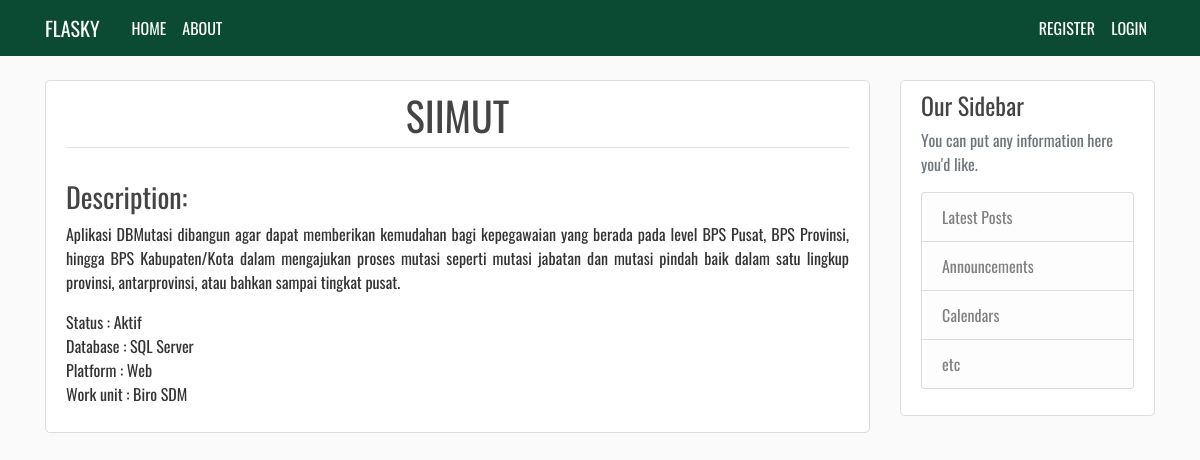
Screenshot of /apk/5 with the database file from the repository.
### mysite/models.py (models this page shows, shortened)
class Application(db.Model):
    id = db.Column(db.Integer, primary_key=True)
    name = db.Column(db.String(30), unique=True)
    description = db.Column(db.Text, nullable=False)
    status = db.Column(db.String(20), nullable=False)
    platform = db.Column(db.String(30), nullable=False)
    database = db.Column(db.String(30), nullable=False)
    user_id = db.Column(db.Integer, db.ForeignKey('user.id'), nullable=False)
    date_posted = db.Column(db.DateTime, nullable=False, default=datetime.utcnow)

### mysite/routes.py (the view)
@app.route('/apk/<int:apk_id>')
def apk(apk_id):
    apk = Application.query.get_or_404(apk_id)
    return render_template('apk.html', title='Application', apk=apk)

### mysite/templates/apk.html
{% extends "base.html" %}
{% block content %}
  <div class="content-section">
    <h1 style="text-align: center;" class="border-bottom pb-2">{{ apk.name|upper }}</h1><br>
    <h3>Description:</h3>
    <p style="text-align: justify;">{{ apk.description }}</p>
    <p>
      Status : {{ apk.status }}<br>
      Database : {{ apk.database }}<br>
      Platform : {{ apk.platform }}<br>
      Work unit : Biro SDM
    </p>
  </div>
{% endblock content %}

### mysite/static/style.css (style rules this page uses)
body { background: #fafafa; color: #333333; margin-top: 5rem; }
body { font-family: "Oswald", sans-serif; }
h1, h2, h3, h4, h5, h6 { color: #444444; }
.content-section { background: #ffffff; padding: 10px 20px; border: 1px solid #dddddd; border-radius: 5px; margin-bottom: 20px; }

### rows the page displays
Application: name "SIIMUT", description "Aplikasi DBMutasi dibangun agar dapat memberikan kemudahan bagi kepegawaian yang berada pada level BPS Pusat, BPS Provinsi, hingga BPS Kabupaten/Kota dalam mengajukan proses mutasi seperti mutasi jabatan dan mutasi pindah baik dalam satu lingkup provinsi, antarprovinsi, atau bahkan sampai tingkat pusat.", status "Aktif", database "SQL Server", platform "Web"
